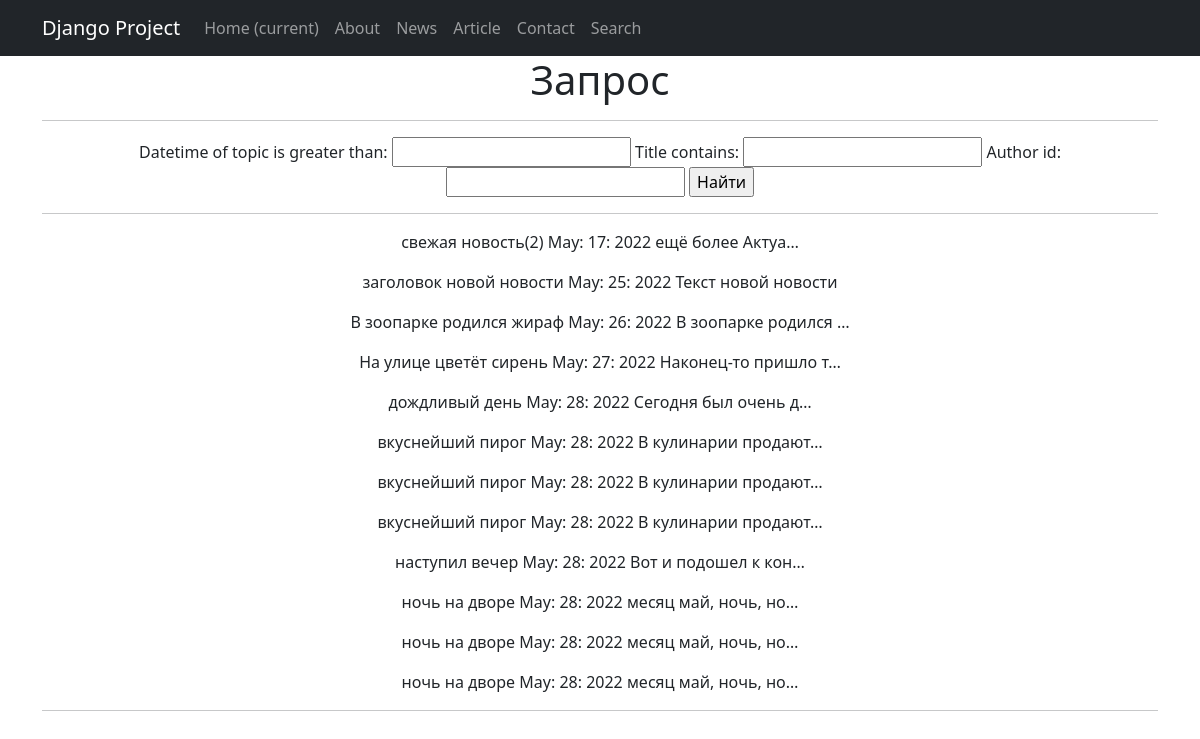
/search/, run on an earlier commit of the app's database.
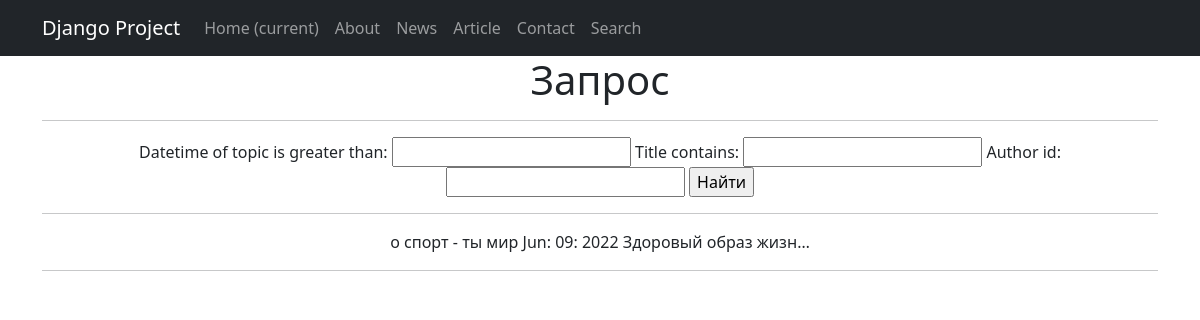
And on a later commit of the database.
### portal/models.py (models this page shows, shortened)
class Post(models.Model):
    news = 'NW'
    article = 'AT'
    TYPES = [
        (news, 'новости'),
        (article, 'статья'),
    ]
    author_id = models.ForeignKey(Author, on_delete=models.CASCADE)
    types_of_topic = models.CharField(max_length=2, default=news, choices=TYPES)
    datetime_of_topic = models.DateTimeField(auto_now_add=True)
    post_category = models.ManyToManyField(Category, through='PostCategory')
    title = models.CharField(max_length=256, default='title')
    text = models.TextField(default='text')
    rating = models.SmallIntegerField(default=0)

### portal/views.py (the view)
# urls.py: path('search/', SearchList.as_view(), name='search'),
class SearchList(ListView):
    model = Post
    template_name = 'search.html'
    context_object_name = 'search_set'
    paginate_by = 1
    def get_queryset(self):
        queryset = super().get_queryset()
        self.filterset = NewsFilter(self.request.GET, queryset)
        return self.filterset.qs
    def get_context_data(self, **kwargs):
        context = super().get_context_data(**kwargs)
        context['filterset'] = self.filterset
        return context

### templates/search.html (shortened to what this page needs)
{% extends 'flatpages/default.html' %}
{% load custom_tags %}
{% block content %}
<h1>Запрос</h1>
<hr>
<form action="" method="get">
    {{ filterset.form }}
    <input type="submit" value="Найти"/>
</form>
<hr>
{% if filterset.qs %}
{% for item in filterset.qs %}
<p>
    {{ item.title }}
    {{ item.datetime_of_topic|date:'M: d: Y' }}
    {{ item.text|truncatechars:20 }}
</p>
{% endfor %}
{% else %}
<h2>Ничего не найдено</h2>
{% endif %}
<hr>
{% endblock content %}

What changed in the data, as far as the page shows it:
removed Post: title "свежая новость(2)", datetime_of_topic "May: 17: 2022", text "ещё более Актуа…"
removed Post: title "заголовок новой новости", datetime_of_topic "May: 25: 2022", text "Текст новой новости"
removed Post: title "В зоопарке родился жираф", datetime_of_topic "May: 26: 2022", text "В зоопарке родился …"
removed Post: title "На улице цветёт сирень", datetime_of_topic "May: 27: 2022", text "Наконец-то пришло т…"
removed Post: title "дождливый день", datetime_of_topic "May: 28: 2022", text "Сегодня был очень д…"
removed Post: title "вкуснейший пирог", datetime_of_topic "May: 28: 2022", text "В кулинарии продают…"
removed Post: title "вкуснейший пирог", datetime_of_topic "May: 28: 2022", text "В кулинарии продают…"
removed Post: title "вкуснейший пирог", datetime_of_topic "May: 28: 2022", text "В кулинарии продают…"
removed Post: title "наступил вечер", datetime_of_topic "May: 28: 2022", text "Вот и подошел к кон…"
removed Post: title "ночь на дворе", datetime_of_topic "May: 28: 2022", text "месяц май, ночь, но…"
removed Post: title "ночь на дворе", datetime_of_topic "May: 28: 2022", text "месяц май, ночь, но…"
removed Post: title "ночь на дворе", datetime_of_topic "May: 28: 2022", text "месяц май, ночь, но…"
added Post: title "о спорт - ты мир", datetime_of_topic "Jun: 09: 2022", text "Здоровый образ жизн…"
